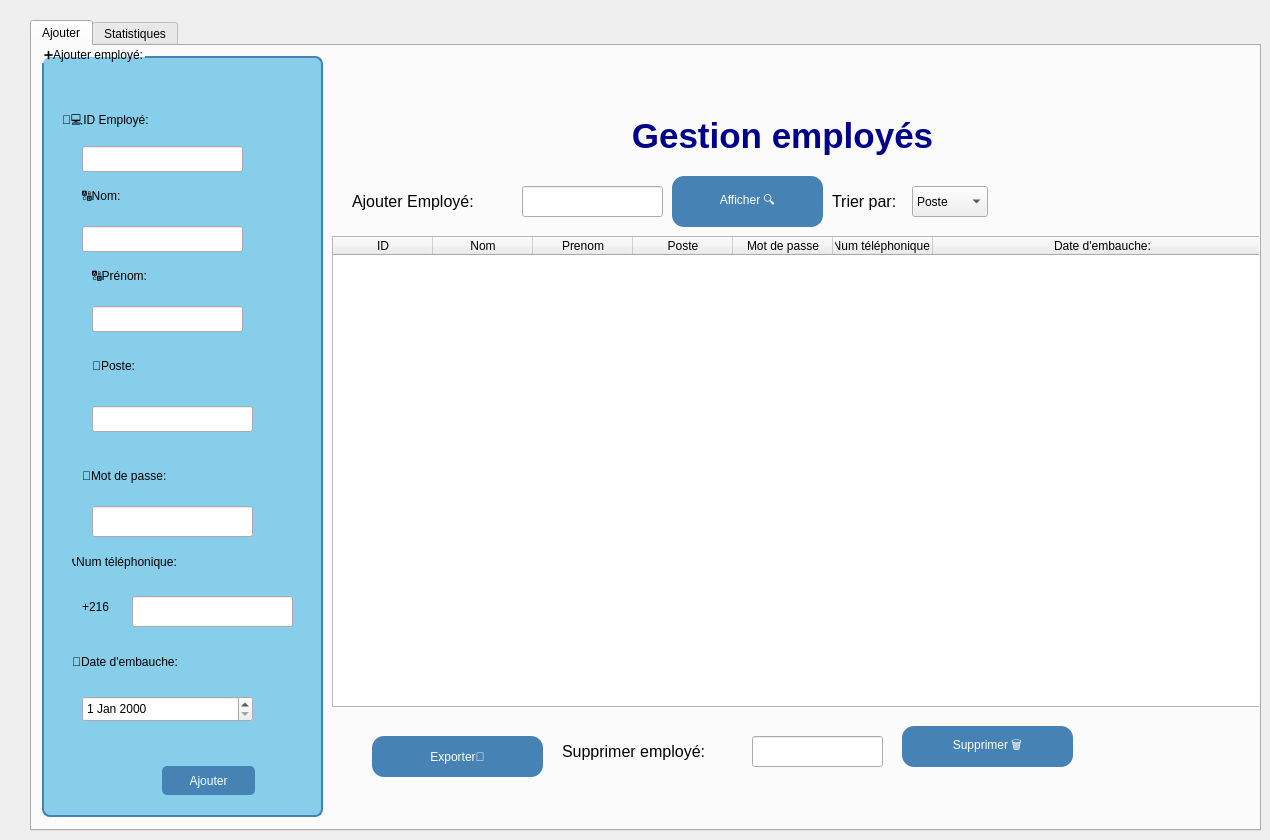
    <widget class="QWidget" name="page_2">
     <widget class="QTabWidget" name="tabWidget_2">
      <property name="geometry">
       <rect>
        <x>30</x>
        <y>20</y>
        <width>1231</width>
        <height>811</height>
       </rect>
      </property>
      <property name="currentIndex">
       <number>0</number>
      </property>
      <widget class="QWidget" name="tab_12">
       <attribute name="title">
        <string>Ajouter</string>
       </attribute>
       <widget class="QGroupBox" name="groupBox_5">
        <property name="geometry">
         <rect>
          <x>10</x>
          <y>0</y>
          <width>281</width>
          <height>771</height>
         </rect>
        </property>
        <property name="styleSheet">
         <string notr="true">QGroupBox {
        font: 900 9pt &quot;Segoe UI&quot;;
        font: 900 9pt &quot;Segoe UI&quot;;
        font: 16pt &quot;Segoe UI&quot;;

        background-color: rgb(135, 206, 235);
    border: 2px solid #4682B4;
    border-radius: 8px;
    margin-top: 10px;
}
QPushButton {
    background-color: #4682B4;
    color: white;
    border-radius: 5px;
    padding: 5px;
}
QPushButton:hover {
    background-color: #5A9BD5;
}</string>
        </property>
        <property name="title">
         <string>➕Ajouter employé:</string>
        </property>
        <widget class="QLabel" name="label_87">
         <property name="geometry">
          <rect>
           <x>20</x>
           <y>60</y>
           <width>161</width>
           <height>31</height>
          </rect>
         </property>
         <property name="styleSheet">
          <string notr="true">font: 12pt &quot;Segoe UI&quot;;</string>
         </property>
         <property name="text">
          <string>👨‍💻ID Employé:</string>
         </property>
        </widget>
        <widget class="QLineEdit" name="lineEdit_24">
         <property name="geometry">
          <rect>
           <x>40</x>
           <y>100</y>
           <width>161</width>
           <height>26</height>
          </rect>
         </property>
        </widget>
        <widget class="QLabel" name="label_88">
         <property name="geometry">
          <rect>
           <x>40</x>
           <y>140</y>
           <width>141</width>
           <height>20</height>
          </rect>
         </property>
         <property name="styleSheet">
          <string notr="true">font: 12pt &quot;Segoe UI&quot;;</string>
         </property>
         <property name="text">
          <string>🔠Nom:</string>
         </property>
        </widget>
        <widget class="QLineEdit" name="lineEdit_25">
         <property name="geometry">
          <rect>
           <x>40</x>
           <y>180</y>
           <width>161</width>
           <height>26</height>
          </rect>
         </property>
        </widget>
        <widget class="QLabel" name="label_89">
         <property name="geometry">
          <rect>
           <x>50</x>
           <y>220</y>
           <width>111</width>
           <height>20</height>
          </rect>
         </property>
         <property name="styleSheet">
          <string notr="true">font: 12pt &quot;Segoe UI&quot;;</string>
         </property>
         <property name="text">
          <string>🔠Prénom:</string>
         </property>
        </widget>
        <widget class="QLineEdit" name="lineEdit_26">
         <property name="geometry">
          <rect>
           <x>50</x>
           <y>260</y>
           <width>151</width>
           <height>26</height>
          </rect>
         </property>
        </widget>
        <widget class="QLabel" name="label_90">
         <property name="geometry">
          <rect>
           <x>50</x>
           <y>310</y>
           <width>121</width>
           <height>20</height>
          </rect>
         </property>
         <property name="styleSheet">
          <string notr="true">font: 12pt &quot;Segoe UI&quot;;</string>
         </property>
         <property name="text">
          <string>💼Poste:</string>
         </property>
        </widget>
        <widget class="QLineEdit" name="lineEdit_27">
         <property name="geometry">
          <rect>
           <x>50</x>
           <y>360</y>
           <width>161</width>
           <height>26</height>
          </rect>
         </property>
        </widget>
        <widget class="QLabel" name="label_91">
         <property name="geometry">
          <rect>
           <x>40</x>
           <y>420</y>
           <width>201</width>
           <height>20</height>
          </rect>
         </property>
         <property name="styleSheet">
          <string notr="true">font: 12pt &quot;Segoe UI&quot;;</string>
         </property>
         <property name="text">
          <string>🔣Mot de passe:</string>
         </property>
        </widget>
        <widget class="QLineEdit" name="lineEdit_28">
         <property name="geometry">
          <rect>
           <x>50</x>
           <y>460</y>
           <width>161</width>
           <height>31</height>
          </rect>
         </property>
        </widget>
        <widget class="QLabel" name="label_92">
         <property name="geometry">
          <rect>
           <x>30</x>
           <y>500</y>
           <width>211</width>
           <height>31</height>
          </rect>
         </property>
         <property name="styleSheet">
          <string notr="true">font: 12pt &quot;Segoe UI&quot;;</string>
         </property>
         <property name="text">
          <string>📞Num téléphonique:</string>
         </property>
        </widget>
        <widget class="QLineEdit" name="lineEdit_29">
         <property name="geometry">
          <rect>
           <x>90</x>
           <y>550</y>
           <width>161</width>
           <height>31</height>
          </rect>
         </property>
        </widget>
        <widget class="QLabel" name="label_93">
         <property name="geometry">
          <rect>
           <x>30</x>
           <y>600</y>
           <width>231</width>
           <height>31</height>
          </rect>
         </property>
         <property name="styleSheet">
          <string notr="true">font: 12pt &quot;Segoe UI&quot;;</string>
         </property>
         <property name="text">
          <string>📆Date d'embauche:</string>
         </property>
        </widget>
        <widget class="QDateEdit" name="dateEdit_5">
         <property name="geometry">
          <rect>
           <x>40</x>
           <y>650</y>
           <width>171</width>
           <height>26</height>
          </rect>
         </property>
         <property name="styleSheet">
          <string notr="true">font: 12pt &quot;Segoe UI&quot;;</string>
         </property>
        </widget>
        <widget class="QPushButton" name="pushButton_26">
         <property name="geometry">
          <rect>
           <x>120</x>
           <y>720</y>
           <width>93</width>
           <height>29</height>
          </rect>
         </property>
         <property name="text">
          <string>Ajouter</string>
         </property>
        </widget>
        <widget class="QLabel" name="label_94">
         <property name="geometry">
          <rect>
           <x>40</x>
           <y>550</y>
           <width>61</width>
           <height>21</height>
          </rect>
         </property>
         <property name="styleSheet">
          <string notr="true">font: 12pt &quot;Segoe UI&quot;;</string>
         </property>
         <property name="text">
          <string>+216</string>
         </property>
        </widget>
       </widget>
       <widget class="QTableWidget" name="tableWidget_5">
        <property name="geometry">
         <rect>
          <x>300</x>
          <y>190</y>
          <width>941</width>
          <height>471</height>
         </rect>
        </property>
        <property name="styleSheet">
         <string notr="true">background-color: #00008B;   /* أزرق غامق */
    color: white;                /* النص أبيض */
    gridline-color: white;       /* لون الخطوط */
    border-radius: 8px;          /* حواف مستديرة */
}
QHeaderView::section {
    background-color: #34495e;   /* رمادي غامق للـ header */
    color: white;
    padding: 4px;
    border: 1px solid #2c3e50;
</string>
        </property>
        <attribute name="horizontalHeaderStretchLastSection">
         <bool>true</bool>
        </attribute>
        <attribute name="verticalHeaderShowSortIndicator" stdset="0">
         <bool>true</bool>
        </attribute>
        <attribute name="verticalHeaderStretchLastSection">
         <bool>false</bool>
        </attribute>
        <column>
         <property name="text">
          <string>ID</string>
         </property>
        </column>
        <column>
         <property name="text">
          <string>Nom</string>
         </property>
        </column>
        <column>
         <property name="text">
          <string>Prenom</string>
         </property>
        </column>
        <column>
         <property name="text">
          <string>Poste</string>
         </property>
        </column>
        <column>
         <property name="text">
          <string>Mot de passe</string>
         </property>
        </column>
        <column>
         <property name="text">
          <string>Num téléphonique:</string>
         </property>
        </column>
        <column>
         <property name="text">
          <string>Date d'embauche:</string>
         </property>
        </column>
       </widget>
       <widget class="QLabel" name="label_95">
        <property name="geometry">
         <rect>
          <x>490</x>
          <y>60</y>
          <width>521</width>
          <height>61</height>
         </rect>
        </property>
        <property name="styleSheet">
         <string notr="true">
font: 48pt &quot;Segoe UI&quot;;</string>
        </property>
        <property name="text">
         <string>&lt;html&gt;&lt;head/&gt;&lt;body&gt;&lt;p align=&quot;center&quot;&gt;&lt;span style=&quot; font-size:26pt; font-weight:700; color:#00008b;&quot;&gt;Gestion employés&lt;/span&gt;&lt;/p&gt;&lt;/body&gt;&lt;/html&gt;</string>
        </property>
       </widget>
       <widget class="QPushButton" name="pushButton_27">
        <property name="geometry">
         <rect>
          <x>640</x>
          <y>130</y>
          <width>151</width>
          <height>51</height>
         </rect>
        </property>
        <property name="styleSheet">
         <string notr="true">background-color: rgb(70, 130, 180);
font: 14pt &quot;Segoe UI&quot;;
font: 900 12pt &quot;Segoe UI&quot;;

    color: white;                /* لون النص */
    border-radius: 12px;         /* الحواف مدوّرة */
    padding: 8px 16px;</string>
        </property>
        <property name="text">
         <string>Afficher 🔍</string>
        </property>
       </widget>
       <widget class="QLineEdit" name="lineEdit_30">
        <property name="geometry">
         <rect>
          <x>490</x>
          <y>140</y>
          <width>141</width>
          <height>31</height>
         </rect>
        </property>
        <property name="text">
         <string/>
        </property>
       </widget>
       <widget class="QLabel" name="label_96">
        <property name="geometry">
         <rect>
          <x>320</x>
          <y>140</y>
          <width>171</width>
          <height>31</height>
         </rect>
        </property>
        <property name="text">
         <string>&lt;html&gt;&lt;head/&gt;&lt;body&gt;&lt;p&gt;&lt;span style=&quot; font-size:12pt;&quot;&gt;Ajouter Employé:&lt;/span&gt;&lt;/p&gt;&lt;/body&gt;&lt;/html&gt;</string>
        </property>
       </widget>
       <widget class="QPushButton" name="pushButton_28">
        <property name="geometry">
         <rect>
          <x>870</x>
          <y>680</y>
          <width>171</width>
          <height>41</height>
         </rect>
        </property>
        <property name="styleSheet">
         <string notr="true">background-color: rgb(70, 130, 180);
font: 14pt &quot;Segoe UI&quot;;
font: 900 12pt &quot;Segoe UI&quot;;

    color: white;                /* لون النص */
    border-radius: 12px;         /* الحواف مدوّرة */
    padding: 8px 16px;</string>
        </property>
        <property name="text">
         <string>Supprimer 🗑</string>
        </property>
       </widget>
       <widget class="QLineEdit" name="lineEdit_31">
        <property name="geometry">
         <rect>
          <x>720</x>
          <y>690</y>
          <width>131</width>
          <height>31</height>
         </rect>
        </property>
       </widget>
       <widget class="QLabel" name="label_97">
        <property name="geometry">
         <rect>
          <x>530</x>
          <y>690</y>
          <width>181</width>
          <height>31</height>
         </rect>
        </property>
        <property name="text">
         <string>&lt;html&gt;&lt;head/&gt;&lt;body&gt;&lt;p&gt;&lt;span style=&quot; font-size:12pt;&quot;&gt;Supprimer employé:&lt;/span&gt;&lt;/p&gt;&lt;/body&gt;&lt;/html&gt;</string>
        </property>
       </widget>
       <widget class="QLabel" name="label_98">
        <property name="geometry">
         <rect>
          <x>800</x>
          <y>140</y>
          <width>91</width>
          <height>31</height>
         </rect>
        </property>
        <property name="text">
         <string>&lt;html&gt;&lt;head/&gt;&lt;body&gt;&lt;p&gt;&lt;span style=&quot; font-size:12pt;&quot;&gt;Trier par:&lt;/span&gt;&lt;/p&gt;&lt;/body&gt;&lt;/html&gt;</string>
        </property>
       </widget>
       <widget class="QComboBox" name="comboBox_8">
        <property name="geometry">
         <rect>
          <x>880</x>
          <y>140</y>
          <width>76</width>
          <height>31</height>
         </rect>
        </property>
        <item>
         <property name="text">
          <string>Poste </string>
         </property>
        </item>
        <item>
         <property name="text">
          <string>ID</string>
         </property>
        </item>
        <item>
         <property name="text">
          <string/>
         </property>
        </item>
       </widget>
       <widget class="QPushButton" name="pushButton_29">
        <property name="geometry">
         <rect>
          <x>340</x>
          <y>690</y>
          <width>171</width>
          <height>41</height>
         </rect>
        </property>
        <property name="styleSheet">
         <string notr="true">background-color: rgb(70, 130, 180);
font: 14pt &quot;Segoe UI&quot;;
font: 900 12pt &quot;Segoe UI&quot;;

    color: white;                /* لون النص */
    border-radius: 12px;         /* الحواف مدوّرة */
    padding: 8px 16px;</string>
        </property>
        <property name="text">
         <string>Exporter📑</string>
        </property>
       </widget>
       <widget class="QCheckBox" name="checkBox_27">
        <property name="geometry">
         <rect>
          <x>1270</x>
          <y>470</y>
          <width>91</width>
          <height>24</height>
         </rect>
        </property>
        <property name="text">
         <string>🖌</string>
        </property>
       </widget>
      </widget>
      <widget class="QWidget" name="tab_13">
       <attribute name="title">
        <string>Statistiques</string>
       </attribute>
       <layout class="QVBoxLayout" name="verticalLayout_stat">
        <property name="margin" stdset="0">
         <number>10</number>
        </property>
       </layout>
      </widget>
     </widget>
    </widget>
